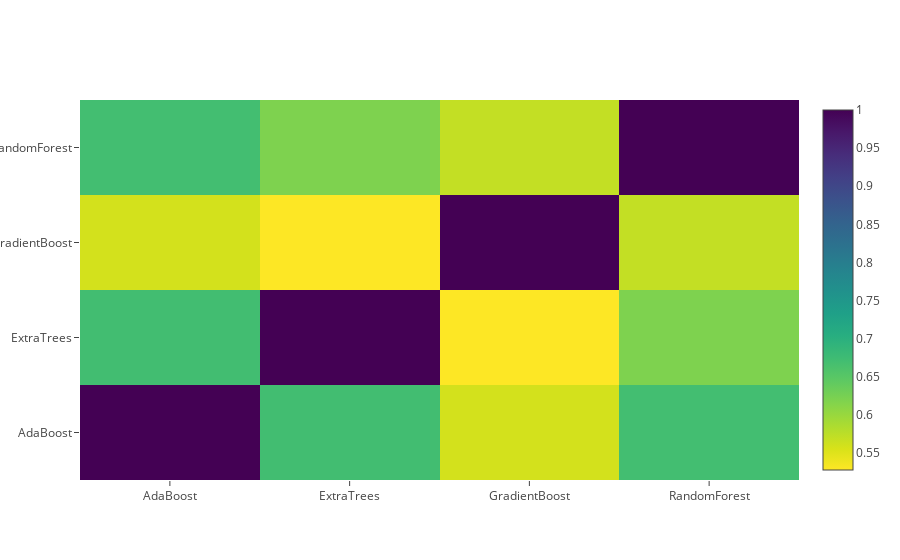

The cell this chart's notebook holds for it:
### Code cell
data = [
    go.Heatmap(
        z= base_predictions_train.astype(float).corr().values ,
        x=base_predictions_train.columns.values,
        y= base_predictions_train.columns.values,
          colorscale='Viridis',
            showscale=True,
            reversescale = True
    )
]
py.iplot(data, filename='labelled-heatmap')

### Figure 1 — Plotly figure (JSON) as saved in the notebook; plotly's stock layout.template omitted (floating-point values rounded to 4 significant figures)
{"data": [{"colorscale": "Viridis", "reversescale": true, "showscale": true, "type": "heatmap", "x": ["AdaBoost", "ExtraTrees", "GradientBoost", "RandomForest"], "y": ["AdaBoost", "ExtraTrees", "GradientBoost", "RandomForest"], "z": [[1, 0.6707, 0.559, 0.67], [0.6707, 1, 0.5277, 0.6198], [0.559, 0.5277, 1, 0.5697], [0.67, 0.6198, 0.5697, 1]]}], "layout": {}}
